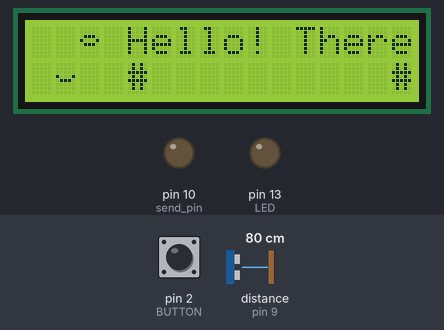
A sketch run on a simulated Arduino Uno, built with avr-gcc and run on an emulated ATmega328P. On the bench: 16×2 character LCD, output pins drawn as LEDs (lit = HIGH). Wiring (inferred from the names in the program): ultrasonic range finder: trigger pin 8; echo pin 9. Inputs (shaded band) come from the test bench; at power-on: pin 2 (BUTTON) HIGH, distance to the obstacle (sensor on pin 9) 80 cm. The echo pulse lasts 58.3 µs per cm; pins used as bus, display or sensor lines are not drawn; what the sketch prints to the serial monitor is not drawn.

Above: at 9.2 s.
9.3 s: pin 2 (BUTTON) pulled LOW for 0.15 s
At 10.6 s:
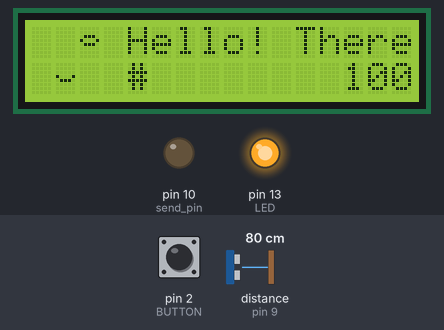
12.4 s: pin 2 (BUTTON) pulled LOW for 1 s
At 13.1 s:
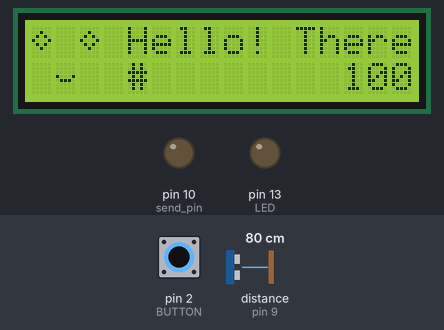
14.0 s: pin 2 (BUTTON) pulled LOW for 0.15 s
At 15.3 s:
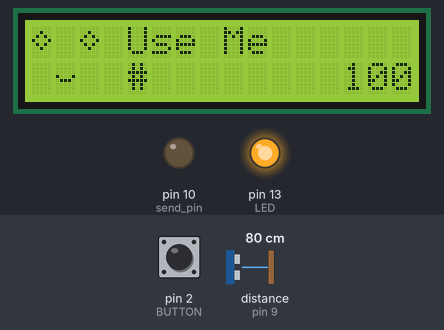
17.1 s: pin 2 (BUTTON) pulled LOW for 3.2 s
At 21.4 s:
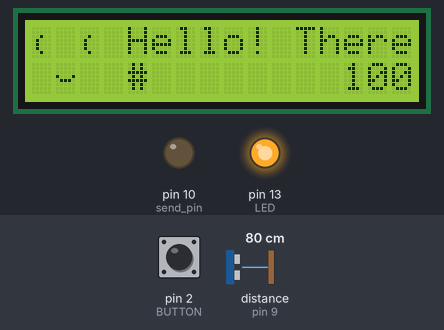
21.8 s: distance to the obstacle (sensor on pin 9) set to 9 cm
At 23.77 s:
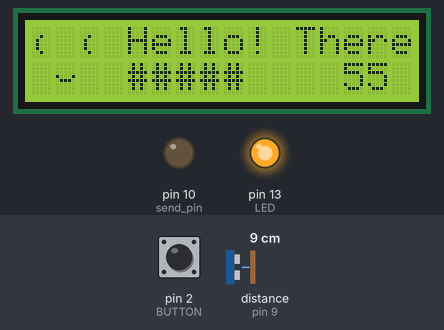
23.9 s: pin 2 (BUTTON) pulsed LOW 5 times (0.12 s each, 0.3 s apart)
At 26.5 s:
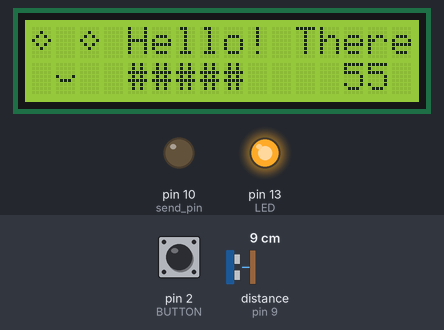
Timing chart, 0 to 28.0 s (numbered marks = the images above; inputs shaded):
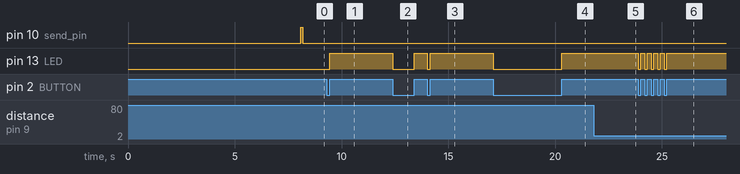

Measured:
- after the input at 9.3 s, pin 13 (LED): LOW → HIGH after 0.15 s
- after the input at 12.4 s, pin 13 (LED): HIGH → LOW at once, → HIGH 1.0 s later
- after the input at 14.0 s, pin 13 (LED): HIGH → LOW at once, → HIGH 0.15 s later
- after the input at 17.1 s, pin 13 (LED): HIGH → LOW at once, → HIGH 3.2 s later
- after the input at 21.8 s, pin 10 (send_pin): stays LOW (without the input it goes to HIGH after 0.35 s)
- after the input at 23.9 s, pin 13 (LED): alternates HIGH for 0.18 s and LOW for 0.12 s, 10 changes in all, then stays HIGH, starting at once

The sketch:

screen.ino
```cpp
#include <LiquidCrystal.h>

const int rs = 12, en = 11, d4 = 5, d5 = 4, d6 = 7, d7 = 6,pingPin = 8,echoPin = 9;
LiquidCrystal lcd(rs, en, d4, d5, d6, d7);

const byte LED = 13;
const byte send_pin = 10;
const byte BUTTON = 2;

char ch[20] = "I'm Smart Dustbin";

void switchPressed ()
{
    if (digitalRead (BUTTON) == HIGH){
    digitalWrite (LED, HIGH);
    }else{
    digitalWrite (LED, LOW);
    }
}

byte eyes0[8] = {
  B00000,
  B00100,
  B01010,
  B10001,
  B01010,
  B00100,
  B00000,
};

byte eyes1[8] = {
  B00000,
  B00000,
  B01110,
  B10001,
  B01110,
  B00000,
  B00000,
};

byte eyes2[8] = {
  B00000,
  B00000,
  B00000,
  B11111,
  B00000,
  B00000,
  B00000,
};

byte eyes3[8] = {
  B00000,
  B00000,
  B00100,
  B01000,
  B10000,
  B01000,
  B00100,
  B00000
};

byte eyes4[8] = {
  B00000,
  B00000,
  B00100,
  B01000,
  B01000,
  B01000,
  B00100,
  B00000
};

byte eyes5[8] = {
  B00000,
  B00000,
  B00100,
  B00010,
  B00010,
  B00010,
  B00100,
  B00000
};

byte eyes6[8] = {
  B00000,
  B00000,
  B00100,
  B00010,
  B00001,
  B00010,
  B00100,
  B00000
};

byte smile[8] = {
  B00000,
  B00000,
  B00000,
  B10001,
  B01110,
  B00000,
  B00000,
};

void setup() {
  pinMode (LED, OUTPUT);  // so we can update the LED
   pinMode (send_pin, OUTPUT);
  digitalWrite (BUTTON, HIGH);  // internal pull-up resistor
  attachInterrupt (digitalPinToInterrupt (BUTTON), switchPressed, CHANGE);  // attach interrupt handler
  delay(3000);
  lcd.begin(16, 2);
  lcd.createChar(0, eyes0);
  lcd.createChar(1, eyes1);
  lcd.createChar(2, eyes2);
  lcd.createChar(3, smile);
  lcd.createChar(4, eyes3);
  lcd.createChar(5, eyes4);
  lcd.createChar(6, eyes5);
  lcd.createChar(7, eyes6);
  Serial.begin(9600);
  delay(5000);
  lcd.write(byte(0));
  lcd.setCursor(2,0);
  lcd.write(byte(1));
  lcd.setCursor(1,1);
  lcd.write(byte(3));
  lcd.setCursor(4,0);
  lcd.print("Hello! There");
}

void loop(){
  int duration, cm;
   pinMode(pingPin, OUTPUT);
   digitalWrite(pingPin, LOW);
   delayMicroseconds(2);
   digitalWrite(pingPin, HIGH);
   delayMicroseconds(10);
   digitalWrite(pingPin, LOW);
   pinMode(echoPin, INPUT);
   duration = pulseIn(echoPin, HIGH);
   cm = microsecondsToCentimeters(duration);
   if(cm>14){
    cm=3;
   }
   if(cm<3){
    cm=3;
   }
   Serial.print(cm);
   if(cm<=14 && cm>=3){
     //Serial.print(cm);
     int p = map(cm, 3, 14, 100, 0);
     int q = map(p,100,0,1,10);
     if(cm<=5){
      digitalWrite(send_pin,HIGH);
      delay(100);
      digitalWrite(send_pin,LOW);
     }
     Serial.print("cm");
     Serial.println();
     Serial.print("maped:");
     Serial.print(p);
     lcd.setCursor(4,1);
     lcd.print("#############");
     for(int i=10;i>0;i--){
      lcd.setCursor(4+i,1);
      lcd.print(" ");
      delay(100);
     }
     for(int i=0;i<q;i++){
      lcd.setCursor(4+i,1);
      lcd.print("#");
      delay(100);
     }
     lcd.setCursor(13, 1);
     lcd.print("   ");
     lcd.setCursor(13, 1);
     lcd.print(p);
     Serial.println();
     delay(2000);
   }
   for(int i=0;i<2;i++){
    lcd.setCursor(0,0);
    lcd.write(byte(0));
    lcd.setCursor(2,0);
    lcd.write(byte(0));
    delay(2000);
    lcd.setCursor(4,0);
    lcd.print("            ");
    lcd.setCursor(4,0);
    lcd.print("Use Me");
    lcd.setCursor(0,0);
    lcd.write(byte(1));
    lcd.setCursor(2,0);
    lcd.write(byte(1));
    delay(100);
    lcd.setCursor(0,0);
    lcd.write(byte(2));
    lcd.setCursor(2,0);
    lcd.write(byte(2));
    delay(100);
    lcd.setCursor(0,0);
    lcd.write(byte(0));
    lcd.setCursor(2,0);
    lcd.write(byte(0));
    delay(250);
    lcd.setCursor(0,0);
    lcd.write(byte(1));
    lcd.setCursor(2,0);
    lcd.write(byte(1));
    delay(100);
    lcd.setCursor(0,0);
    lcd.write(byte(2));
    lcd.setCursor(2,0);
    lcd.write(byte(2));
    delay(100);
  }
  lcd.setCursor(0,0);
  lcd.write(byte(0));
  lcd.setCursor(2,0);
  lcd.write(byte(0));
  lcd.setCursor(4,0);
  lcd.print("             ");
  for(int i=16;i>3;i--){
    lcd.setCursor(i,0);
    lcd.print(ch);
    delay(130);
  }
  int e=1;
  for(int i=0;i<4;i++){
    lcd.setCursor(4,0);
    int f=4;
    for(int j=e;j<18;j++){
      lcd.print(ch[j]);
      lcd.setCursor(f++,0);
    }
    delay(130);
    e++;
  }
  for(int i=0;i<1;i++){
  lcd.setCursor(0,0);
  lcd.write(byte(4));
  lcd.setCursor(2,0);
  lcd.write(byte(4));
  delay(1000);
  lcd.print("            ");
  lcd.setCursor(4,0);
  lcd.print("Hello! There");
  lcd.setCursor(0,0);
  lcd.write(byte(5));
  lcd.setCursor(2,0);
  lcd.write(byte(5));
  delay(70);
  lcd.setCursor(0,0);
  lcd.write(byte(6));
  lcd.setCursor(2,0);
  lcd.write(byte(6));
  delay(70);
  lcd.setCursor(0,0);
  lcd.write(byte(7));
  lcd.setCursor(2,0);
  lcd.write(byte(7));
  delay(1000);
  lcd.setCursor(0,0);
  lcd.write(byte(6));
  lcd.setCursor(2,0);
  lcd.write(byte(6));
  delay(70);
  lcd.setCursor(0,0);
  lcd.write(byte(5));
  lcd.setCursor(2,0);
  lcd.write(byte(5));
  delay(70);}
  delay(1000);
}

double microsecondsToCentimeters(double microseconds) {
   return microseconds / 29 / 2;
}
```
